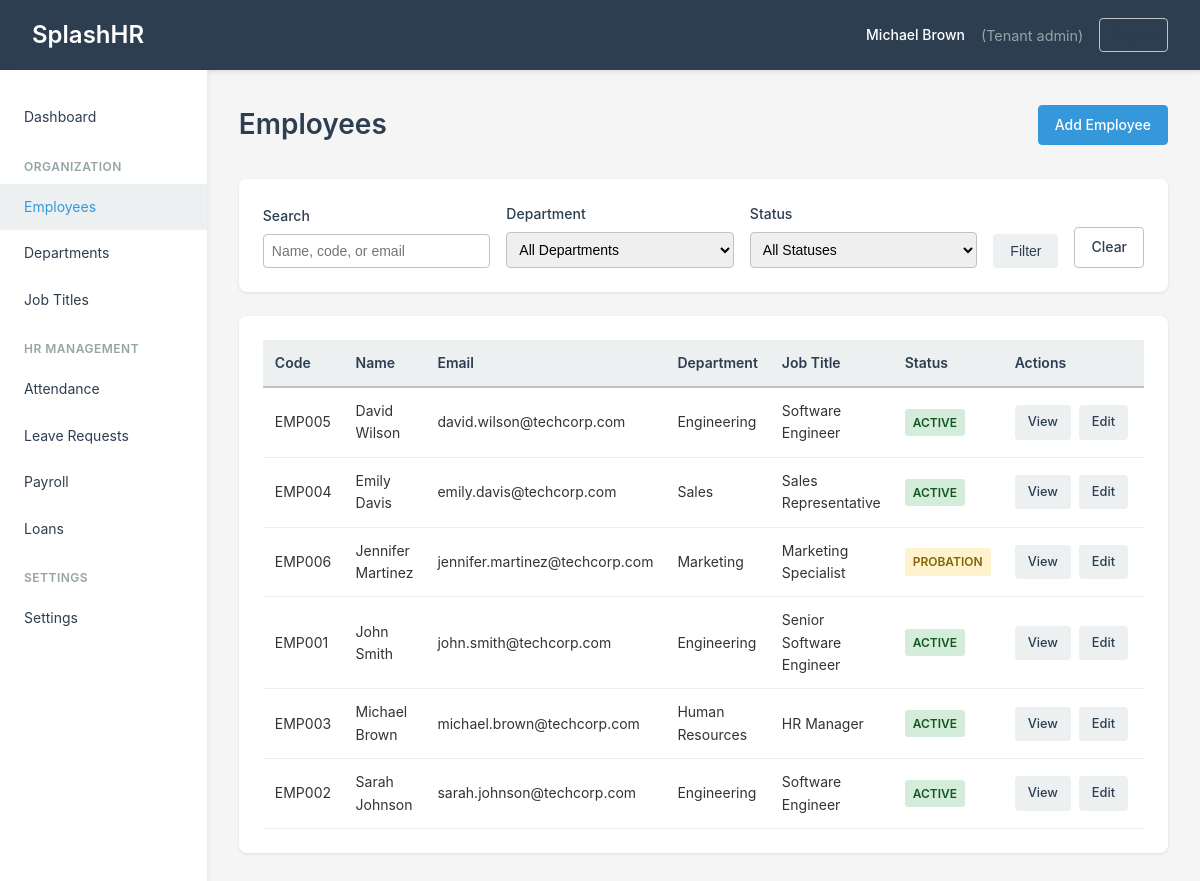
/employees (signed in), run on the app's committed database.
### tables this page shows
CREATE TABLE `employees` (
  `id` int(11) NOT NULL AUTO_INCREMENT,
  `tenant_id` int(11) NOT NULL,
  `employee_code` varchar(50) NOT NULL,
  `first_name` varchar(100) NOT NULL,
  `last_name` varchar(100) NOT NULL,
  `email` varchar(255) NOT NULL,
  `phone` varchar(50) DEFAULT NULL,
  `gender` enum('male','female','other') DEFAULT NULL,
  `date_of_birth` date DEFAULT NULL,
  `national_id` varchar(50) DEFAULT NULL,
  `passport_number` varchar(50) DEFAULT NULL,
  `address` text,
  `city` varchar(100) DEFAULT NULL,
  `state` varchar(100) DEFAULT NULL,
  `country` varchar(100) DEFAULT NULL,
  `postal_code` varchar(20) DEFAULT NULL,
  `hire_date` date NOT NULL,
  `probation_end_date` date DEFAULT NULL,
  `termination_date` date DEFAULT NULL,
  `department_id` int(11) DEFAULT NULL,
  `job_title_id` int(11) DEFAULT NULL,
  `employment_type` enum('full-time','part-time','contract','intern') DEFAULT 'full-time',
  `basic_salary` decimal(12,2) NOT NULL DEFAULT '0.00',
  `housing_allowance` decimal(12,2) DEFAULT '0.00',
  `transport_allowance` decimal(12,2) DEFAULT '0.00',
  `other_allowances` decimal(12,2) DEFAULT '0.00',
  `social_security_deduction` decimal(12,2) DEFAULT '0.00',
  `bank_name` varchar(100) DEFAULT NULL,
  `bank_account_number` varchar(50) DEFAULT NULL,
  `bank_iban` varchar(50) DEFAULT NULL,
  `profile_photo` varchar(255) DEFAULT NULL,
  `status` enum('active','probation','terminated','suspended') DEFAULT 'active',
  `created_at` timestamp NOT NULL DEFAULT CURRENT_TIMESTAMP,
  `updated_at` timestamp NOT NULL DEFAULT CURRENT_TIMESTAMP ON UPDATE CURRENT_TIMESTAMP,
  PRIMARY KEY (`id`),
  UNIQUE KEY `tenant_employee_code` (`tenant_id`, `employee_code`),
  KEY `tenant_id` (`tenant_id`),
  KEY `department_id` (`department_id`),
  KEY `job_title_id` (`job_title_id`)
);

CREATE TABLE `departments` (
  `id` int(11) NOT NULL AUTO_INCREMENT,
  `tenant_id` int(11) NOT NULL,
  `name` varchar(100) NOT NULL,
  `code` varchar(50) NOT NULL,
  `manager_id` int(11) DEFAULT NULL,
  `description` text,
  `status` enum('active','inactive') DEFAULT 'active',
  `created_at` timestamp NOT NULL DEFAULT CURRENT_TIMESTAMP,
  `updated_at` timestamp NOT NULL DEFAULT CURRENT_TIMESTAMP ON UPDATE CURRENT_TIMESTAMP,
  PRIMARY KEY (`id`),
  KEY `tenant_id` (`tenant_id`),
  KEY `manager_id` (`manager_id`)
);

CREATE TABLE `job_titles` (
  `id` int(11) NOT NULL AUTO_INCREMENT,
  `tenant_id` int(11) NOT NULL,
  `title` varchar(100) NOT NULL,
  `description` text,
  `status` enum('active','inactive') DEFAULT 'active',
  `created_at` timestamp NOT NULL DEFAULT CURRENT_TIMESTAMP,
  `updated_at` timestamp NOT NULL DEFAULT CURRENT_TIMESTAMP ON UPDATE CURRENT_TIMESTAMP,
  PRIMARY KEY (`id`),
  KEY `tenant_id` (`tenant_id`)
);

### app/controllers/EmployeeController.php (called while the page is built, shortened)
<?php
class EmployeeController extends Controller {
    public function index() {
        $tenantId = $this->tenantId();
        $employeeModel = $this->model('Employee');
        $filters = [
            'department_id' => $this->input('department_id'),
            'status' => $this->input('status'),
            'search' => $this->input('search')
        ];
        $page = max(1, (int)$this->input('page', 1));
        $perPage = 20;
        $offset = ($page - 1) * $perPage;
        $employees = $employeeModel->getEmployeesByTenant($tenantId, $filters, $perPage, $offset);
        $total = $employeeModel->countByTenant($tenantId, $filters);
        $pagination = paginate($total, $page, $perPage);
        $departmentModel = $this->model('Department');
        $departments = $departmentModel->getByTenant($tenantId);
        $data = [
            'employees' => $employees,
            'departments' => $departments,
            'filters' => $filters,
            'pagination' => $pagination
        ];
        $this->view->render('employees/index', $data);
    }
}

### public/index.php (called while the page is built, shortened)
<?php
require_once __DIR__ . '/../app/core/Database.php';
require_once __DIR__ . '/../app/core/Model.php';
require_once __DIR__ . '/../app/core/Controller.php';
require_once __DIR__ . '/../app/core/Router.php';
require_once __DIR__ . '/../app/core/Auth.php';
require_once __DIR__ . '/../app/helpers/functions.php';
$router = new Router();
$router->get('/', 'DashboardController', 'index');
$router->get('/login', 'AuthController', 'login');
$router->post('/login', 'AuthController', 'loginPost');
$router->get('/logout', 'AuthController', 'logout');
$router->get('/dashboard', 'DashboardController', 'index');
$router->get('/tenants', 'TenantController', 'index');
$router->get('/tenants/:id', 'TenantController', 'view');
$router->get('/employees', 'EmployeeController', 'index');
$router->get('/employees/create', 'EmployeeController', 'create');
$router->post('/employees/create', 'EmployeeController', 'store');
$router->get('/employees/:id', 'EmployeeController', 'view');
$router->get('/employees/:id/edit', 'EmployeeController', 'edit');
$router->post('/employees/:id/edit', 'EmployeeController', 'update');
$router->post('/employees/:id/delete', 'EmployeeController', 'delete');
$router->get('/departments', 'DepartmentController', 'index');
$router->get('/departments/create', 'DepartmentController', 'create');
$router->post('/departments/create', 'DepartmentController', 'store');
$router->get('/departments/:id/edit', 'DepartmentController', 'edit');
$router->post('/departments/:id/edit', 'DepartmentController', 'update');
$router->post('/departments/:id/delete', 'DepartmentController', 'delete');
$router->get('/job-titles', 'JobTitleController', 'index');
$router->get('/job-titles/create', 'JobTitleController', 'create');
$router->post('/job-titles/create', 'JobTitleController', 'store');
$router->get('/job-titles/:id/edit', 'JobTitleController', 'edit');
$router->post('/job-titles/:id/edit', 'JobTitleController', 'update');
$router->get('/attendance', 'AttendanceController', 'index');
$router->get('/attendance/create', 'AttendanceController', 'create');
$router->post('/attendance/create', 'AttendanceController', 'store');
$router->get('/attendance/:id/edit', 'AttendanceController', 'edit');
$router->post('/attendance/:id/edit', 'AttendanceController', 'update');
$router->post('/attendance/:id/delete', 'AttendanceController', 'delete');
$router->get('/leaves', 'LeaveController', 'index');
$router->get('/leaves/create', 'LeaveController', 'create');
$router->post('/leaves/create', 'LeaveController', 'store');
$router->post('/leaves/:id/approve', 'LeaveController', 'approve');
$router->post('/leaves/:id/reject', 'LeaveController', 'reject');
$router->get('/payroll', 'PayrollController', 'index');
$router->get('/payroll/create', 'PayrollController', 'create');
$router->post('/payroll/process', 'PayrollController', 'process');
$router->get('/payroll/:id', 'PayrollController', 'view');
$router->post('/payroll/:id/finalize', 'PayrollController', 'finalize');
$router->get('/payslip/:id', 'PayrollController', 'payslip');
$router->get('/loans', 'LoanController', 'index');
$router->get('/loans/create', 'LoanController', 'create');
$router->post('/loans/create', 'LoanController', 'store');
$router->get('/loans/:id', 'LoanController', 'view');
$router->get('/settings', 'SettingsController', 'index');
$router->post('/settings', 'SettingsController', 'update');
$router->get('/api/employees', 'ApiController', 'getEmployees');
$router->get('/api/employees/:id', 'ApiController', 'getEmployee');
$router->post('/api/attendance', 'ApiController', 'submitAttendance');
$router->get('/api/attendance', 'ApiController', 'getAttendance');
$router->dispatch();

### app/helpers/functions.php (called while the page is built, shortened)
<?php
function e($string) {
    return htmlspecialchars($string, ENT_QUOTES, 'UTF-8');
}

### config/database.php (called while the page is built)
<?php
return [
    'host' => getenv('DB_HOST') ?: 'localhost',
    'database' => getenv('DB_DATABASE') ?: 'splashhr',
    'username' => getenv('DB_USERNAME') ?: 'root',
    'password' => getenv('DB_PASSWORD') ?: '',
    'charset' => 'utf8mb4',
];

### app/core/Database.php (called while the page is built, shortened)
<?php
class Database {
    private static $instance = null;
    private $connection;
    private function __construct() {
        $config = require __DIR__ . '/../../config/database.php';
        $dsn = "mysql:host={$config['host']};dbname={$config['database']};charset={$config['charset']}";
        $options = [
            PDO::ATTR_ERRMODE => PDO::ERRMODE_EXCEPTION,
            PDO::ATTR_DEFAULT_FETCH_MODE => PDO::FETCH_ASSOC,
            PDO::ATTR_EMULATE_PREPARES => false,
        ];
        try {
            $this->connection = new PDO($dsn, $config['username'], $config['password'], $options);
        } catch (PDOException $e) {
            die("Database connection failed: " . $e->getMessage());
        }
    }
    public static function getInstance() {
        if (self::$instance === null) {
            self::$instance = new self();
        }
        return self::$instance;
    }
    public function getConnection() {
        return $this->connection;
    }
}

### app/core/Controller.php (called while the page is built, shortened)
<?php
class Controller {
    protected function model($model) {
        return new $model();
    }
    protected function tenantId() {
        return Auth::tenantId();
    }
    protected function input($key, $default = null) {
        return $_POST[$key] ?? $_GET[$key] ?? $default;
    }
}

### app/core/Auth.php (called while the page is built, shortened)
<?php
class Auth {
    public static function check() {
        return isset($_SESSION['user_id']);
    }
    public static function user() {
        return $_SESSION['user_data'];
    }
    public static function tenantId() {
        $user = self::user();
        return $user['tenant_id'] ?? null;
    }
}

### app/core/Model.php (called while the page is built, shortened)
<?php
class Model {
    public function __construct() {
        $this->db = Database::getInstance()->getConnection();
    }
}

### app/models/Employee.php (called while the page is built, shortened)
<?php
class Employee extends Model {
    public function getEmployeesByTenant($tenantId, $filters = [], $limit = 20, $offset = 0) {
        $sql = "SELECT e.*, d.name as department_name, jt.title as job_title_name
                FROM employees e
                LEFT JOIN departments d ON e.department_id = d.id
                LEFT JOIN job_titles jt ON e.job_title_id = jt.id
                WHERE e.tenant_id = :tenant_id";
        $params = [':tenant_id' => $tenantId];
        $sql .= " ORDER BY e.first_name, e.last_name LIMIT :limit OFFSET :offset";
        $stmt = $this->db->prepare($sql);
        foreach ($params as $key => $value) {
            $stmt->bindValue($key, $value);
        }
        $stmt->bindValue(':limit', (int)$limit, PDO::PARAM_INT);
        $stmt->bindValue(':offset', (int)$offset, PDO::PARAM_INT);
        $stmt->execute();
        return $stmt->fetchAll();
    }
}

### app/views/employees/index.php (the view, shortened to what this page needs)
<div class="page-header">
    <h1>Employees</h1>
    <a href="/employees/create" class="btn btn-primary">Add Employee</a>
</div>
<div class="filter-box">
    <form method="GET" action="/employees" class="filter-form">
        <div class="form-group">
            <label for="search">Search</label>
            <input type="text" id="search" name="search" class="form-control" value="<?php echo e($filters['search'] ?? ''); ?>" placeholder="Name, code, or email">
        </div>
        <div class="form-group">
            <label for="department_id">Department</label>
            <select id="department_id" name="department_id" class="form-control">
                <option value="">All Departments</option>
            </select>
        </div>
        <div class="form-group">
            <label for="status">Status</label>
            <select id="status" name="status" class="form-control">
                <option value="">All Statuses</option>
            </select>
        </div>
        <button type="submit" class="btn">Filter</button>
        <a href="/employees" class="btn btn-outline">Clear</a>
    </form>
</div>
<div class="card">
    <table class="table">
        <thead>
            <tr>
                <th>Code</th>
                <th>Name</th>
                <th>Email</th>
                <th>Department</th>
                <th>Job Title</th>
                <th>Status</th>
                <th>Actions</th>
            </tr>
        </thead>
        <tbody>
            <?php if (!empty($employees)): ?>
                <?php foreach ($employees as $emp): ?>
                    <tr>
                        <td><?php echo e($emp['employee_code']); ?></td>
                        <td><?php echo e($emp['first_name'] . ' ' . $emp['last_name']); ?></td>
                        <td><?php echo e($emp['email']); ?></td>
                        <td><?php echo e($emp['department_name']); ?></td>
                        <td><?php echo e($emp['job_title_name']); ?></td>
                        <td><span class="badge badge-<?php echo $emp['status']; ?>"><?php echo e(ucfirst($emp['status'])); ?></span></td>
                        <td class="actions">
                            <a href="/employees/<?php echo $emp['id']; ?>" class="btn btn-sm">View</a>
                            <a href="/employees/<?php echo $emp['id']; ?>/edit" class="btn btn-sm">Edit</a>
                        </td>
                    </tr>
                <?php endforeach; ?>
            <?php else: ?>
                <tr>
                    <td colspan="7" class="text-center">No employees found.</td>
                </tr>
            <?php endif; ?>
        </tbody>
    </table>
</div>

### app/core/Router.php (shortened to what this page needs)
<?php
class Router {
    private $routes = [];
    private function addRoute($httpMethod, $path, $controller, $method) {
        $this->routes[] = [
            'method' => $httpMethod,
            'path' => $path,
            'controller' => $controller,
            'action' => $method
        ];
    }
    public function dispatch() {
        $requestMethod = $_SERVER['REQUEST_METHOD'];
        $requestUri = $_SERVER['REQUEST_URI'];
        $requestUri = strtok($requestUri, '?');
        $requestUri = rtrim($requestUri, '/');
        foreach ($this->routes as $route) {
            $pattern = $this->convertPathToRegex($route['path']);
            if ($route['method'] === $requestMethod && preg_match($pattern, $requestUri, $matches)) {
                array_shift($matches);
                $controller = new $route['controller']();
                $action = $route['action'];
                call_user_func_array([$controller, $action], $matches);
                return;
            }
        }
    }
    private function convertPathToRegex($path) {
        $pattern = preg_replace('/\/:([^\/]+)/', '/([^/]+)', $path);
        return '#^' . $pattern . '$#';
    }
}

### app/views/partials/header.php
<?php $user = Auth::user(); ?>
<header class="header">
    <div class="header-content">
        <div class="logo">
            <h1>SplashHR</h1>
        </div>
        <div class="header-right">
            <span class="user-name"><?php echo e($user['first_name'] . ' ' . $user['last_name']); ?></span>
            <span class="user-role">(<?php echo e(ucfirst(str_replace('_', ' ', $user['role']))); ?>)</span>
            <a href="/logout" class="btn btn-sm btn-outline">Logout</a>
        </div>
    </div>
</header>

### data on the page
employees: first_name+last_name "Michael Brown", employee_code "EMP003", email "michael.brown@techcorp.com", department.name "Human Resources", job_title.title "HR Manager", status "ACTIVE"
employees: employee_code "EMP005", first_name+last_name "David Wilson", email "david.wilson@techcorp.com", department.name "Engineering", job_title.title "Software Engineer", status "ACTIVE"
employees: employee_code "EMP004", first_name+last_name "Emily Davis", email "emily.davis@techcorp.com", department.name "Sales", job_title.title "Sales Representative", status "ACTIVE"
employees: employee_code "EMP006", first_name+last_name "Jennifer Martinez", email "jennifer.martinez@techcorp.com", department.name "Marketing", job_title.title "Marketing Specialist", status "PROBATION"
employees: employee_code "EMP001", first_name+last_name "John Smith", email "john.smith@techcorp.com", department.name "Engineering", job_title.title "Senior Software Engineer", status "ACTIVE"
employees: employee_code "EMP002", first_name+last_name "Sarah Johnson", email "sarah.johnson@techcorp.com", department.name "Engineering", job_title.title "Software Engineer", status "ACTIVE"
